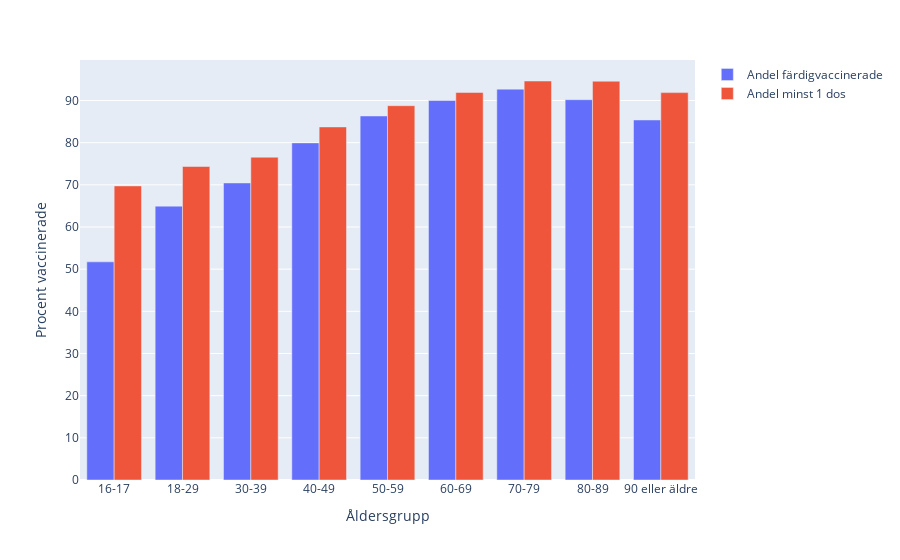

The code cell stored with this chart in its notebook:
### Code cell
fig = px.bar(age_groups, x=age_groups.index, y=["Andel färdigvaccinerade", "Andel minst 1 dos"], barmode="group")
fig.update_layout(legend_title="", yaxis_title="Procent vaccinerade", xaxis_title="Åldersgrupp")
fig.write_html("Visualiseringar/Åldergrupp_vaccinerade.html")
fig.show()

### Figure 1 — Plotly figure (JSON) as saved in the notebook; plotly's stock layout.template omitted (floating-point values rounded to 4 significant figures)
{"data": [{"alignmentgroup": "True", "hovertemplate": "variable=Andel färdigvaccinerade<br>Ålder=%{x}<br>value=%{y}<extra></extra>", "legendgroup": "Andel färdigvaccinerade", "marker": {"color": "#636efa", "pattern": {"shape": ""}}, "name": "Andel färdigvaccinerade", "offsetgroup": "Andel färdigvaccinerade", "orientation": "v", "showlegend": true, "textposition": "auto", "type": "bar", "x": ["16-17", "18-29", "30-39", "40-49", "50-59", "60-69", "70-79", "80-89", "90 eller äldre"], "xaxis": "x", "y": [51.74, 64.95, 70.45, 79.95, 86.33, 90.01, 92.7, 90.19, 85.38], "yaxis": "y"}, {"alignmentgroup": "True", "hovertemplate": "variable=Andel minst 1 dos<br>Ålder=%{x}<br>value=%{y}<extra></extra>", "legendgroup": "Andel minst 1 dos", "marker": {"color": "#EF553B", "pattern": {"shape": ""}}, "name": "Andel minst 1 dos", "offsetgroup": "Andel minst 1 dos", "orientation": "v", "showlegend": true, "textposition": "auto", "type": "bar", "x": ["16-17", "18-29", "30-39", "40-49", "50-59", "60-69", "70-79", "80-89", "90 eller äldre"], "xaxis": "x", "y": [69.75, 74.35, 76.55, 83.74, 88.77, 91.91, 94.63, 94.58, 91.88], "yaxis": "y"}], "layout": {"barmode": "group", "legend": {"title": {"text": ""}, "tracegroupgap": 0}, "margin": {"t": 60}, "xaxis": {"anchor": "y", "domain": [0, 1], "title": {"text": "Åldersgrupp"}}, "yaxis": {"anchor": "x", "domain": [0, 1], "title": {"text": "Procent vaccinerade"}}}}
